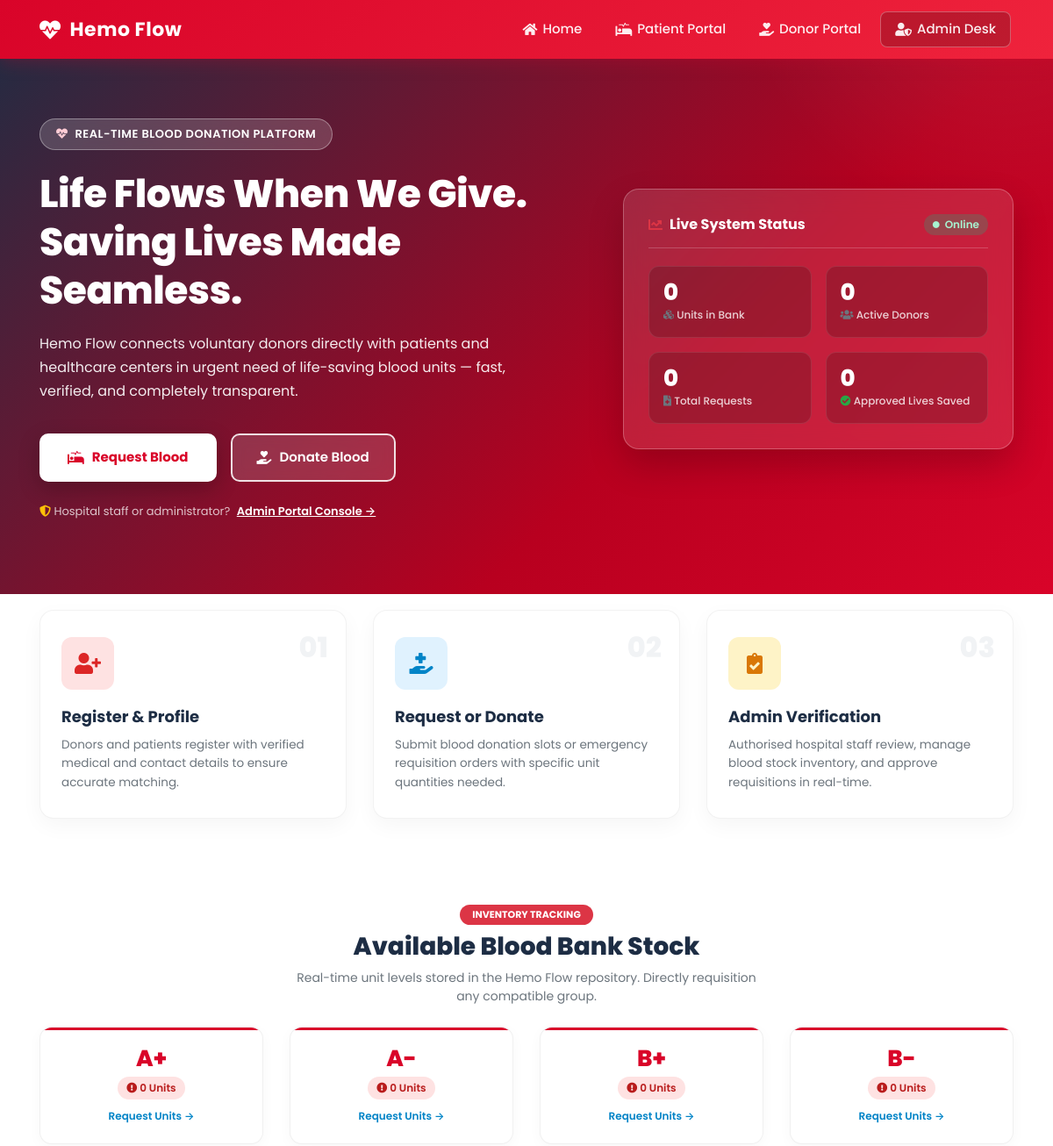
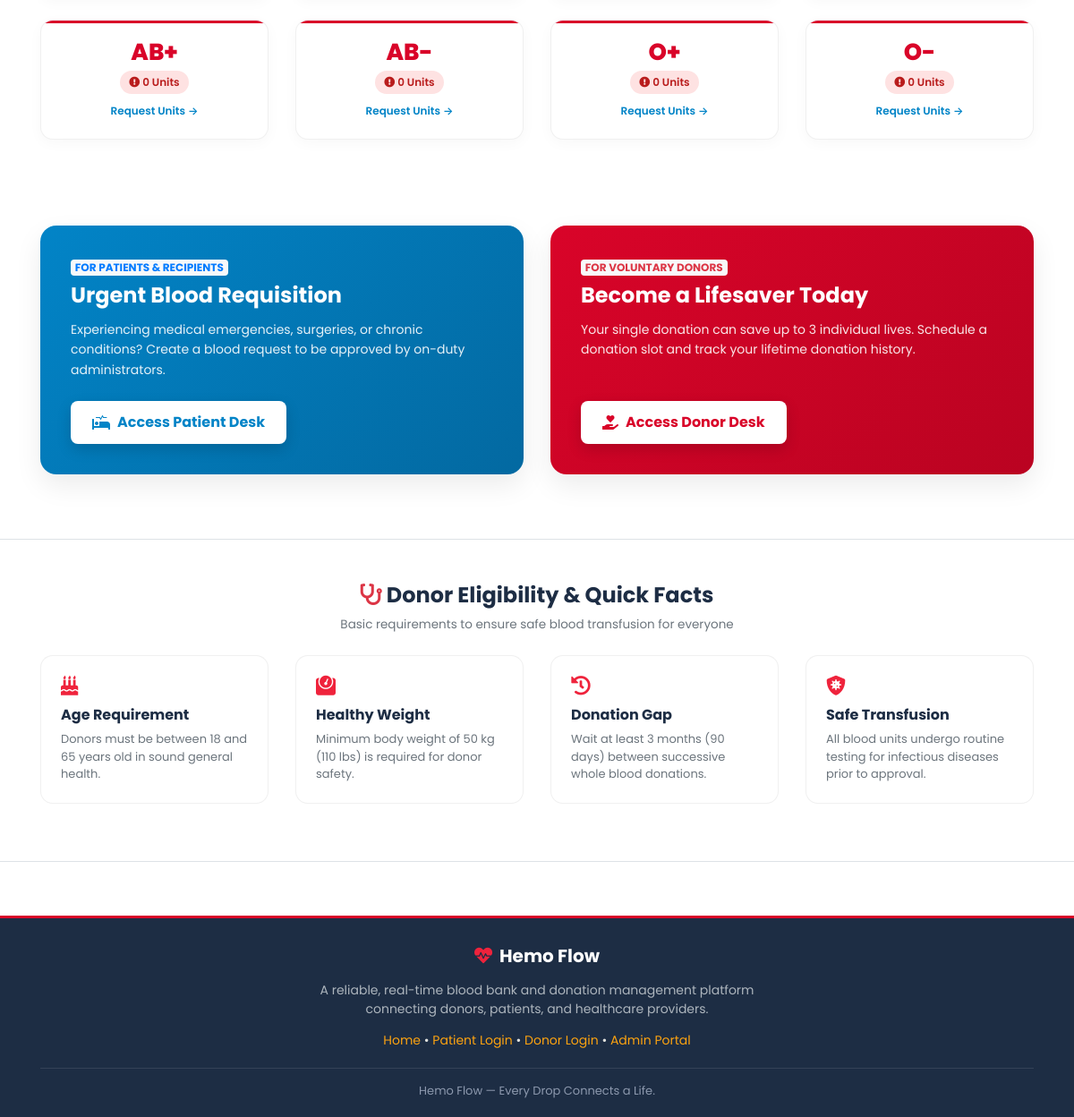
The page / on the database its author committed (2 pictures, top to bottom).
### blood/models.py (models this page shows, shortened)
class Stock(models.Model):
    bloodgroup = models.CharField(max_length=10)
    unit = models.PositiveIntegerField(default=0)

### blood/views.py (the view)
# urls.py: path('', views.home_view, name=''),
def home_view(request):
    x = models.Stock.objects.all()
    if len(x) == 0:
        for bg in ["A+", "A-", "B+", "B-", "AB+", "AB-", "O+", "O-"]:
            models.Stock.objects.create(bloodgroup=bg, unit=0)
    if request.user.is_authenticated:
        return HttpResponseRedirect('afterlogin')
    stocks = models.Stock.objects.all()
    total_donors = dmodels.Donor.objects.all().count()
    total_requests = models.BloodRequest.objects.all().count()
    approved_requests = models.BloodRequest.objects.filter(status='Approved').count()
    total_units_sum = models.Stock.objects.aggregate(Sum('unit'))
    total_units = total_units_sum['unit__sum'] if total_units_sum['unit__sum'] is not None else 0
    context = {
        'stocks': stocks,
        'total_donors': total_donors,
        'total_requests': total_requests,
        'approved_requests': approved_requests,
        'total_units': total_units,
    }
    return render(request, 'blood/index.html', context=context)

### templates/blood/index.html (shortened to what this page needs)
{% load static %}
<!DOCTYPE html>
<html lang="en">
<head>
  <link rel="stylesheet" href="https://stackpath.bootstrapcdn.com/bootstrap/4.5.2/css/bootstrap.min.css">
  <link rel="stylesheet" href="https://cdnjs.cloudflare.com/ajax/libs/font-awesome/5.15.4/css/all.min.css">
</head>
<body>
  {% include "blood/navbar.html" %}
  <section class="hero-section">
    <div class="container">
      <div class="row align-items-center">
        <div class="col-lg-7 mb-5 mb-lg-0">
          <div class="hero-badge">
            <i class="fas fa-heartbeat"></i> Real-time Blood Donation Platform
          </div>
          <h1 class="hero-title">Life Flows When We Give. Saving Lives Made Seamless.</h1>
          <p class="hero-subtitle">
            Hemo Flow connects voluntary donors directly with patients and healthcare centers in urgent need of life-saving blood units &mdash; fast, verified, and completely transparent.
          </p>
          <div class="hero-btn-group">
            <a href="/patient/patientlogin" class="btn-hero-request">
              <i class="fas fa-procedures"></i> Request Blood
            </a>
            <a href="/donor/donorlogin" class="btn-hero-donate">
              <i class="fas fa-hand-holding-heart"></i> Donate Blood
            </a>
          </div>
          <div class="mt-4" style="font-size: 13px; color: rgba(255, 255, 255, 0.75);">
            <i class="fas fa-shield-alt text-warning"></i> Hospital staff or administrator?
            <a href="/adminlogin" style="color: #ffffff; font-weight: 600; text-decoration: underline; margin-left: 4px;">Admin Portal Console &rarr;</a>
          </div>
        </div>
        <div class="col-lg-5">
          <div class="hero-metrics-card">
            <div class="hero-metrics-header">
              <h5><i class="fas fa-chart-line text-danger"></i> Live System Status</h5>
              <span class="live-indicator"><i class="fas fa-circle" style="font-size: 8px;"></i> Online</span>
            </div>
            <div class="metric-grid">
              <div class="metric-item">
                <div class="metric-num">{{ total_units }}</div>
                <div class="metric-label"><i class="fas fa-cubes text-muted"></i> Units in Bank</div>
              </div>
              <div class="metric-item">
                <div class="metric-num">{{ total_donors }}</div>
                <div class="metric-label"><i class="fas fa-users text-muted"></i> Active Donors</div>
              </div>
              <div class="metric-item">
                <div class="metric-num">{{ total_requests }}</div>
                <div class="metric-label"><i class="fas fa-file-medical text-muted"></i> Total Requests</div>
              </div>
              <div class="metric-item">
                <div class="metric-num">{{ approved_requests }}</div>
                <div class="metric-label"><i class="fas fa-check-circle text-success"></i> Approved Lives Saved</div>
              </div>
            </div>
          </div>
        </div>
      </div>
    </div>
  </section>
  <section class="py-5" style="margin-top: -30px; position: relative; z-index: 10;">
    <div class="container">
      <div class="row">
        <div class="col-md-4 mb-4 mb-md-0">
          <div class="step-card step-1">
            <div class="step-num">01</div>
            <div class="step-icon"><i class="fas fa-user-plus"></i></div>
            <h5>Register &amp; Profile</h5>
            <p>Donors and patients register with verified medical and contact details to ensure accurate matching.</p>
          </div>
        </div>
        <div class="col-md-4 mb-4 mb-md-0">
          <div class="step-card step-2">
            <div class="step-num">02</div>
            <div class="step-icon"><i class="fas fa-hand-holding-medical"></i></div>
            <h5>Request or Donate</h5>
            <p>Submit blood donation slots or emergency requisition orders with specific unit quantities needed.</p>
          </div>
        </div>
        <div class="col-md-4">
          <div class="step-card step-3">
            <div class="step-num">03</div>
            <div class="step-icon"><i class="fas fa-clipboard-check"></i></div>
            <h5>Admin Verification</h5>
            <p>Authorised hospital staff review, manage blood stock inventory, and approve requisitions in real-time.</p>
          </div>
        </div>
      </div>
    </div>
  </section>
  <section class="py-5">
    <div class="container">
      <div class="text-center mb-4">
        <span class="badge badge-pill badge-danger mb-2" style="padding: 6px 14px; font-size: 11px; text-transform: uppercase;">Inventory Tracking</span>
        <h3 style="font-weight: 800; color: #1d2d44;">Available Blood Bank Stock</h3>
        <p class="text-muted" style="font-size: 14px; max-width: 550px; margin: 0 auto;">
          Real-time unit levels stored in the Hemo Flow repository. Directly requisition any compatible group.
        </p>
      </div>
      <div class="row">
        {% if stocks %}
          {% for stock in stocks %}
            <div class="col-6 col-md-3 mb-4">
              <div class="stock-grid-card">
                <div class="stock-blood-group">{{ stock.bloodgroup }}</div>
                {% if stock.unit > 0 %}
                  <span class="stock-badge-pill stock-avail"><i class="fas fa-check-circle"></i> {{ stock.unit }} Units</span>
                {% else %}
                  <span class="stock-badge-pill stock-empty"><i class="fas fa-exclamation-circle"></i> 0 Units</span>
                {% endif %}
                <a href="/patient/patientlogin" class="stock-request-link">Request Units &rarr;</a>
              </div>
            </div>
          {% endfor %}
        {% endif %}
      </div>
    </div>
  </section>
  <section class="py-4">
    <div class="container">
      <div class="row">
        <div class="col-md-6 mb-4 mb-md-0">
          <div class="portal-banner banner-patient">
            <div class="banner-content">
              <span class="badge badge-light text-primary font-weight-bold mb-2">FOR PATIENTS &amp; RECIPIENTS</span>
              <h4>Urgent Blood Requisition</h4>
              <p>Experiencing medical emergencies, surgeries, or chronic conditions? Create a blood request to be approved by on-duty administrators.</p>
            </div>
            <a href="/patient/patientlogin" class="banner-btn-patient">
              <i class="fas fa-procedures"></i> Access Patient Desk
            </a>
          </div>
        </div>
        <div class="col-md-6">
          <div class="portal-banner banner-donor">
            <div class="banner-content">
              <span class="badge badge-light text-danger font-weight-bold mb-2">FOR VOLUNTARY DONORS</span>
              <h4>Become a Lifesaver Today</h4>
              <p>Your single donation can save up to 3 individual lives. Schedule a donation slot and track your lifetime donation history.</p>
            </div>
            <a href="/donor/donorlogin" class="banner-btn-donor">
              <i class="fas fa-hand-holding-heart"></i> Access Donor Desk
            </a>
          </div>
        </div>
      </div>
    </div>
  </section>
  <section class="py-5 bg-white border-top border-bottom mt-5">
    <div class="container">
      <div class="text-center mb-4">
        <h4 style="font-weight: 700; color: #1d2d44;"><i class="fas fa-stethoscope text-danger"></i> Donor Eligibility &amp; Quick Facts</h4>
        <p class="text-muted" style="font-size: 13.5px;">Basic requirements to ensure safe blood transfusion for everyone</p>
      </div>
      <div class="row">
        <div class="col-md-3 col-sm-6 mb-3">
          <div class="guideline-card">
            <i class="fas fa-birthday-cake"></i>
            <h6>Age Requirement</h6>
            <p>Donors must be between 18 and 65 years old in sound general health.</p>
          </div>
        </div>
        <div class="col-md-3 col-sm-6 mb-3">
          <div class="guideline-card">
            <i class="fas fa-weight"></i>
            <h6>Healthy Weight</h6>
            <p>Minimum body weight of 50 kg (110 lbs) is required for donor safety.</p>
          </div>
        </div>
        <div class="col-md-3 col-sm-6 mb-3">
          <div class="guideline-card">
            <i class="fas fa-history"></i>
            <h6>Donation Gap</h6>
            <p>Wait at least 3 months (90 days) between successive whole blood donations.</p>
          </div>
        </div>
        <div class="col-md-3 col-sm-6 mb-3">
          <div class="guideline-card">
            <i class="fas fa-shield-virus"></i>
            <h6>Safe Transfusion</h6>
            <p>All blood units undergo routine testing for infectious diseases prior to approval.</p>
          </div>
        </div>
      </div>
    </div>
  </section>
  {% include "blood/footer.html" %}
</body>
</html>

### templates/blood/navbar.html (shortened to what this page needs)
<!DOCTYPE html>
<html lang="en">
<head>
  <link rel="stylesheet" href="https://stackpath.bootstrapcdn.com/bootstrap/4.5.2/css/bootstrap.min.css">
  <link rel="stylesheet" href="https://cdnjs.cloudflare.com/ajax/libs/font-awesome/5.15.4/css/all.min.css">
</head>
<body>
  <nav class="navbar navbar-expand-lg navbar-dark fixed-top hemo-navbar">
    <div class="container">
      <a href="/" class="navbar-brand">
        <i class="fas fa-heartbeat"></i>
        <span>Hemo Flow</span>
      </a>
      <div class="collapse navbar-collapse" id="hemoNavCollapse">
        <ul class="navbar-nav ml-auto align-items-lg-center">
          <li class="nav-item">
            <a class="nav-link" href="/"><i class="fas fa-home"></i> Home</a>
          </li>
          <li class="nav-item">
            <a class="nav-link" href="/patient/patientlogin"><i class="fas fa-procedures"></i> Patient Portal</a>
          </li>
          <li class="nav-item">
            <a class="nav-link" href="/donor/donorlogin"><i class="fas fa-hand-holding-heart"></i> Donor Portal</a>
          </li>
          <li class="nav-item">
            <a class="nav-link admin-btn" href="/adminlogin"><i class="fas fa-user-shield"></i> Admin Desk</a>
          </li>
        </ul>
      </div>
    </div>
  </nav>
</body>
</html>

### templates/blood/footer.html (shortened to what this page needs)
<!DOCTYPE html>
<html>
<head>
</head>
<body>
  <footer class="hemo-footer">
    <div class="container text-center">
      <h5 style="color: #ffffff; font-weight: 700; display: inline-flex; align-items: center; gap: 8px;">
        <i class="fas fa-heartbeat" style="color: #ef233c;"></i> Hemo Flow
      </h5>
      <p style="font-size: 14px; margin: 8px auto 14px; max-width: 500px; color: #adb5bd;">
        A reliable, real-time blood bank and donation management platform connecting donors, patients, and healthcare providers.
      </p>
      <div style="font-size: 14px; margin-bottom: 10px;">
        <a href="/">Home</a> &bull;
        <a href="/patient/patientlogin">Patient Login</a> &bull;
        <a href="/donor/donorlogin">Donor Login</a> &bull;
        <a href="/adminlogin">Admin Portal</a>
      </div>
      <div class="hemo-footer-bottom">
        <span>Hemo Flow &mdash; Every Drop Connects a Life.</span>
      </div>
    </div>
  </footer>
</body>
</html>

### templates/blood/navbar.html (style rules this page uses)
body { font-family: 'Poppins', -apple-system, BlinkMacSystemFont, "Segoe UI", Roboto, sans-serif; }
.hemo-navbar { background: linear-gradient(135deg, #d90429 0%, #ef233c 100%); box-shadow: 0 4px 18px rgba(217, 4, 41, 0.25); padding: 12px 24px; transition: all 0.3s ease; }
.hemo-navbar .navbar-brand { font-size: 22px; font-weight: 700; letter-spacing: 0.5px; color: #ffffff !important; display: flex; align-items: center; gap: 10px; }
.hemo-navbar .navbar-brand i { font-size: 24px; animation: heartbeat 1.6s infinite ease-in-out; }
.hemo-navbar .nav-link { color: rgba(255, 255, 255, 0.92) !important; font-weight: 500; font-size: 15px; padding: 8px 16px !important; border-radius: 8px; margin: 0 3px; transition: all 0.25s ease; display: flex; align-items: center; gap: 6px; }
.hemo-navbar .nav-link.admin-btn { background: rgba(0, 0, 0, 0.2); border: 1px solid rgba(255, 255, 255, 0.3); }

### templates/blood/footer.html (style rules this page uses)
.hemo-footer { background: #1d2d44; color: #e0e1dd; padding: 30px 0 20px; margin-top: 60px; border-top: 3px solid #d90429; }
.hemo-footer a { color: #fca311; text-decoration: none; transition: color 0.2s ease; }
.hemo-footer-bottom { border-top: 1px solid rgba(255, 255, 255, 0.1); margin-top: 20px; padding-top: 15px; font-size: 13px; color: #8d99ae; text-align: center; }

### rows shown on the page
Stock: bloodgroup "A+", unit 0 (drawn)
Stock: bloodgroup "A-", unit 0 (drawn)
Stock: bloodgroup "B+", unit 0 (drawn)
Stock: bloodgroup "B-", unit 0 (drawn)
Stock: bloodgroup "AB+", unit 0 (drawn)
Stock: bloodgroup "AB-", unit 0 (drawn)
Stock: bloodgroup "O+", unit 0 (drawn)
Stock: bloodgroup "O-", unit 0 (drawn)

### other values the page prints
{{ total_units }} "0"
{{ total_donors }} "0"
{{ total_requests }} "0"
{{ approved_requests }} "0"
